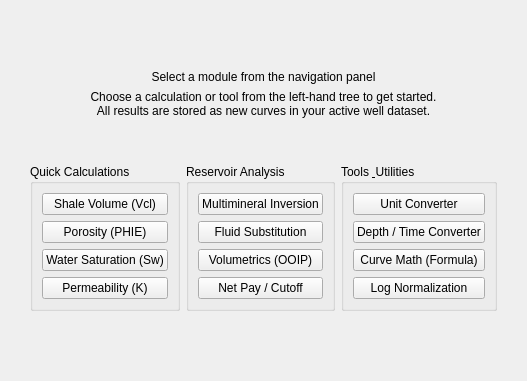
      <widget class="QWidget" name="pageWelcome">
       <layout class="QVBoxLayout" name="layoutWelcome">
        <property name="leftMargin"><number>30</number></property>
        <property name="topMargin"><number>30</number></property>
        <property name="rightMargin"><number>30</number></property>
        <property name="bottomMargin"><number>30</number></property>
        <item>
         <spacer><property name="orientation"><enum>Qt::Vertical</enum></property><property name="sizeHint" stdset="0"><size><width>20</width><height>40</height></size></property></spacer>
        </item>
        <item>
         <widget class="QLabel" name="lblWelcomeTitle">
          <property name="text"><string>Select a module from the navigation panel</string></property>
          <property name="alignment"><set>Qt::AlignHCenter</set></property>
         </widget>
        </item>
        <item>
         <widget class="QLabel" name="lblWelcomeSub">
          <property name="text"><string>Choose a calculation or tool from the left-hand tree to get started.
All results are stored as new curves in your active well dataset.</string></property>
          <property name="alignment"><set>Qt::AlignHCenter</set></property>
          <property name="wordWrap"><bool>true</bool></property>
         </widget>
        </item>
        <item>
         <spacer><property name="orientation"><enum>Qt::Vertical</enum></property><property name="sizeHint" stdset="0"><size><width>20</width><height>40</height></size></property></spacer>
        </item>
        <!-- Quick-launch cards row -->
        <item>
         <layout class="QHBoxLayout" name="layoutQuickCards">
          <item>
           <widget class="QGroupBox" name="cardCalcQuick">
            <property name="title"><string>Quick Calculations</string></property>
            <layout class="QVBoxLayout">
             <item><widget class="QPushButton" name="btnQuickVcl"><property name="text"><string>Shale Volume (Vcl)</string></property></widget></item>
             <item><widget class="QPushButton" name="btnQuickPhi"><property name="text"><string>Porosity (PHIE)</string></property></widget></item>
             <item><widget class="QPushButton" name="btnQuickSw"><property name="text"><string>Water Saturation (Sw)</string></property></widget></item>
             <item><widget class="QPushButton" name="btnQuickPerm"><property name="text"><string>Permeability (K)</string></property></widget></item>
            </layout>
           </widget>
          </item>
          <item>
           <widget class="QGroupBox" name="cardRockQuick">
            <property name="title"><string>Reservoir Analysis</string></property>
            <layout class="QVBoxLayout">
             <item><widget class="QPushButton" name="btnQuickMultimin"><property name="text"><string>Multimineral Inversion</string></property></widget></item>
             <item><widget class="QPushButton" name="btnQuickGassmann"><property name="text"><string>Fluid Substitution</string></property></widget></item>
             <item><widget class="QPushButton" name="btnQuickVolumetrics"><property name="text"><string>Volumetrics (OOIP)</string></property></widget></item>
             <item><widget class="QPushButton" name="btnQuickNetPay"><property name="text"><string>Net Pay / Cutoff</string></property></widget></item>
            </layout>
           </widget>
          </item>
          <item>
           <widget class="QGroupBox" name="cardToolsQuick">
            <property name="title"><string>Tools &amp; Utilities</string></property>
            <layout class="QVBoxLayout">
             <item><widget class="QPushButton" name="btnQuickUnit"><property name="text"><string>Unit Converter</string></property></widget></item>
             <item><widget class="QPushButton" name="btnQuickDepth"><property name="text"><string>Depth / Time Converter</string></property></widget></item>
             <item><widget class="QPushButton" name="btnQuickFormula"><property name="text"><string>Curve Math (Formula)</string></property></widget></item>
             <item><widget class="QPushButton" name="btnQuickNorm"><property name="text"><string>Log Normalization</string></property></widget></item>
            </layout>
           </widget>
          </item>
         </layout>
        </item>
        <item>
         <spacer><property name="orientation"><enum>Qt::Vertical</enum></property><property name="sizeHint" stdset="0"><size><width>20</width><height>40</height></size></property></spacer>
        </item>
       </layout>
      </widget>
